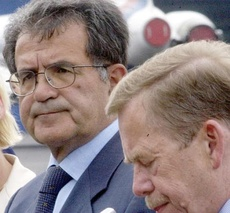
#> input picture Face_Detection_and_Panoram_stitching/data/validation_folder/images/img_1.jpg, 230 x 213 px, shrunk from 450 x 418 before the run
$ jupyter execute --allow-errors hw4.ipynb
#> lines starting #> are read from the running program, lines starting #| are printed output that depends on the picture
# Task 1

[cell 1]
'''
Notes:
1. All of your implementation for task 1 should be in this file.
2. Please Read the instructions and do not modify the input and output formats of function detect_faces().
3. If you want to show an image for debugging, please use show_image() function in helper.py.
4. Please do NOT save any intermediate files in your final submission.
'''

import cv2
import numpy as np
import argparse
import json
import os
import sys
import math


from typing import Dict, List
from utils import show_image


'''
Please do NOT add any imports. The allowed libraries are already imported for you.
'''

def detect_faces(img: np.ndarray) -> List[List[float]]:
    """
    Args:
        img : input image is an np.ndarray represent an input image of shape H x W x 3.
            H is the height of the image, W is the width of the image. 3 is the [R, G, B] channel (NOT [B, G, R]!).

    Returns:
        detection_results: a python nested list.
            Each element is the detected bounding boxes of the faces (may be more than one faces in one image).
            The format of detected bounding boxes a python list of float with length of 4. It should be formed as
            [topleft-x, topleft-y, box-width, box-height] in pixels.
    """
    detection_results: List[List[float]] = [] # Please make sure your output follows this data format.

    # Add your code here. Do not modify the return and input arguments.

    # Load the Haar Cascade Classifier for face detection
    face_cascade = cv2.CascadeClassifier(cv2.data.haarcascades + 'haarcascade_frontalface_default.xml')

    # Convert image to grayscale as Haar Cascade works on grayscale images
    gray = cv2.cvtColor(img, cv2.COLOR_RGB2GRAY)

    # Detect faces in the image
    faces = face_cascade.detectMultiScale(gray, scaleFactor=1.1, minNeighbors=5, minSize=(30, 30))

    detection_results = [[float(x), float(y), float(w), float(h)] for (x, y, w, h) in faces]

    return detection_results


# [11 lines left out: function parse_args, not called in this run]

def save_results(result_dict, filename):
    results = []
    results = result_dict
    with open(filename, "w") as file:
        json.dump(results, file, indent=4)

def check_output_format(faces, img, img_name):
    if not isinstance(faces, list):
        print('Wrong output type for image %s! Should be a %s, but you get %s.' % (img_name, list, type(faces)))
        return False
    for i, face in enumerate(faces):
        if not isinstance(face, list):
            print('Wrong bounding box type in image %s the %dth face! Should be a %s, but you get %s.' % (img_name, i, list, type(face)))
            return False
        if not len(face) == 4:
            print('Wrong bounding box format in image %s the %dth face! The length should be %s , but you get %s.' % (img_name, i, 4, len(face)))
            return False
        for j, num in enumerate(face):
            if not isinstance(num, float):
                print('Wrong bounding box type in image %s the %dth face! Should be a list of %s, but you get a list of %s.' % (img_name, i, float, type(num)))
                return False
        if face[0] >= img.shape[1] or face[1] >= img.shape[0] or face[0] + face[2] >= img.shape[1] or face[1] + face[3] >= img.shape[0]:
            print('Warning: Wrong bounding box in image %s the %dth face exceeds the image size!' % (img_name, i))
            print('One possible reason of this is incorrect bounding box format. The format should be [topleft-x, topleft-y, box-width, box-height] in pixels.')
    return True


def batch_detection(img_dir):
#> called with img_dir = 'data/validation_folder/images/'
    res = {}
    for img_name in sorted(os.listdir(img_dir)):
        img_path = os.path.join(img_dir, img_name)
        img = cv2.imread(img_path)
#> img is the input picture: shape (213, 230, 3); mean B, G, R 126.1, 127.5, 143.5
        img = cv2.cvtColor(img, cv2.COLOR_BGR2RGB)
        faces = detect_faces(img)
#> in detect_faces, `gray = cv2.cvtColor(img, cv2.COLOR_RGB2GRAY)`:
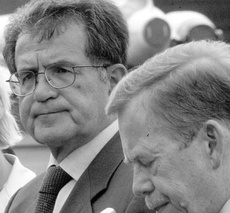
#> gray: shape (213, 230); min 1, max 255, mean 132.1
#> in detect_faces, `faces = face_cascade.detectMultiScale(gray, scaleFactor=1.1, minNeighb..`: faces = [[2, 38, 93, 93]]
#> faces = [[2, 38, 93, 93]]
        if not check_output_format(faces, img, img_name):
#> the loop in check_output_format, `for i, face in enumerate(faces):` made 1 pass
            print('Wrong output format!')
            sys.exit(2)
        res[img_name] = faces
#> pass 2 of the loop in batch_detection, `for img_name in sorted(os.listdir(img_dir)):`:
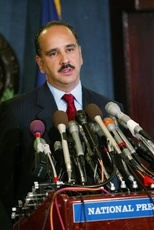
#> input picture Face_Detection_and_Panoram_stitching/data/validation_folder/images/img_10.jpg, 154 x 230 px, shrunk from 301 x 450 before the run
#> in batch_detection, img is the input picture: shape (230, 154, 3); mean B, G, R 55.1, 56.7, 61.3
#> in detect_faces (call 2), `gray = cv2.cvtColor(img, cv2.COLOR_RGB2GRAY)`:
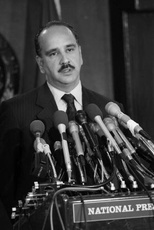
#> gray: shape (230, 154); min 0, max 255, mean 57.9
#> in detect_faces (call 2), `faces = face_cascade.detectMultiScale(gray, scaleFactor=1.1, minNeighb..`: faces = [[34, 29, 58, 58]]
#> the loop in check_output_format (call 2), `for i, face in enumerate(faces):` made 1 pass
#> pass 3 of the loop in batch_detection, `for img_name in sorted(os.listdir(img_dir)):`:
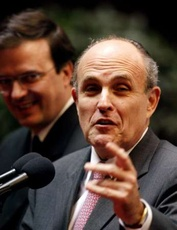
#> input picture Face_Detection_and_Panoram_stitching/data/validation_folder/images/img_100.jpg, 177 x 230 px, shrunk from 346 x 450 before the run
#> in batch_detection, img is the input picture: shape (230, 177, 3); mean B, G, R 56.6, 67.8, 90.1
#> in detect_faces (call 3), `gray = cv2.cvtColor(img, cv2.COLOR_RGB2GRAY)`:
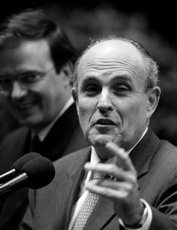
#> gray: shape (230, 177); min 0, max 255, mean 73.2
#> in detect_faces (call 3), `faces = face_cascade.detectMultiScale(gray, scaleFactor=1.1, minNeighb..`: faces = [[57, 46, 102, 102]]
    return res

# [10 lines of commented-out code are left out]

[cell 2]
result_list = batch_detection('data/validation_folder/images/')
#> result_list = {'img_1.jpg': [[2, 38, 93, 93]], 'img_10.jpg': [[34, 29, 58, 58]], 'img_100.jpg': [[57, 46, 102, 102]]}
save_results(result_list, 'result_task1_val.json')
#> in save_results, `results = result_dict`: results has the same summary as result_list outside save_results

[cell 3]
img = cv2.imread('data/validation_folder/images/img_1.jpg')
img = cv2.cvtColor(img, cv2.COLOR_BGR2RGB)
faces = detect_faces(img)
#> faces = [[2, 38, 93, 93]]

[cell 4]
np.min([1, 1.25*0.9281])*40

[cell 5]
np.min([1, 1.25*0.9281])*40

# Task 2

[cell 6]
# [23 lines left out: function stitch_images, not called in this run]

[cell 7]
# 1. Only add your code inside the function (including newly improted packages).
#  You can design a new function and call the new function in the given functions.
# 3. Not following the project guidelines will result in a 10% reduction in grades
# 4 . If you want to show an image for debugging, please use show_image() function in helper.py.
# 5. Please do NOT save any intermediate files in your final submission.

import cv2
import numpy as np
import matplotlib.pyplot as plt
import argparse
import json
import array as arr


# [14 lines left out: function parse_args, not called in this run]

def extract_features(image):
    # Initialize SIFT detector
    sift = cv2.SIFT_create()
    if image.dtype != np.uint8:
        image = cv2.convertScaleAbs(image)
    # Detect keypoints and compute descriptors
    key_pointers , descriptors = sift.detectAndCompute(image, None)
    return key_pointers, descriptors

# [89 lines left out: functions match_features, find_image_pairs, get_translation_matrix, stitch_images, not called in this run]


def stitch(inp_path, imgmark, N=4, savepath=''):
    "The output image should be saved in the savepath."
#> called with inp_path = 'data/images_panaroma/', imgmark = 't2', N = 4, savepath = '.'
    "The intermediate overlap relation should be returned as NxN a one-hot(only contains 0 or 1) array."
    "Do NOT modify the code provided."
    imgpath = [f'{inp_path}/{imgmark}_{n}.png' for n in range(1,N+1)]
    imgs = []
    for ipath in imgpath:
        img = cv2.imread(ipath)
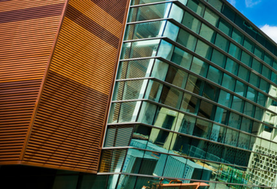
#> input picture Face_Detection_and_Panoram_stitching/data/images_panaroma/t2_1.png, 277 x 189 px, shrunk from 543 x 371 before the run
#> img is the input picture: shape (189, 277, 3); mean B, G, R 64.1, 86.7, 86.8
        imgs.append(img)
#> pass 2 of the loop in stitch, `for ipath in imgpath:`:
#> pass 3 of the loop in stitch, `for ipath in imgpath:`:
#> the loop made 4 passes; the first 3 are shown
    "Start you code here"
    overlap_arr = np.eye(len(imgs), dtype=int)
    descriptors = {}
    key_pointers = {}
    matched_points_set = {}
    stitched_image = None
    processed_set = set()
    for i, img1 in enumerate(imgs):
        for j, img2 in enumerate(imgs):
            if i != j:
                # Extract features and match
                if i not in descriptors.keys():
                    keys, descs = extract_features(img1)
                    key_pointers[i] = keys
                    descriptors[i] = descs
                if j not in descriptors.keys():
                    keys,descs= extract_features(img2)
                    key_pointers[j] = keys
                    descriptors[j] = descs

                matches = match_features(descriptors[i], descriptors[j], 50)

                matched_points_set[(i,j)] = matches

                min_match_threshold = 10 # Value to tune
                if len(matches) > min_match_threshold:
                    overlap_arr[i, j] = 1
                    if stitched_image is None:
                        stitched_image = stitch_images(imgs[i], imgs[j], key_pointers[i], key_pointers[j], matched_points_set[(i,j)])
                        processed_set.add(i)
                        processed_set.add(j)
                    elif stitched_image is not None and j not in processed_set:
                        key_pointers_stitiched_image, descriptors_stitiched_image = extract_features(stitched_image)
                        matched_points = match_features(descriptors_stitiched_image, descriptors[j], 50)
                        stitched_image = stitch_images(stitched_image, imgs[j], key_pointers_stitiched_image, key_pointers[j], matched_points)
                        processed_set.add(j)
                else:
                    overlap_arr[i, j] = 0

    with open('overlap_arr.json', 'w') as f:
        json.dump(overlap_arr.tolist(), f)

    if stitched_image is not None:
        cv2.imwrite(savepath, stitched_image)

    return overlap_arr

# [6 lines of commented-out code are left out]

#> (a cell that did not finish here is left out)

[cell 9]
img1 = cv2.imread('data/images_panaroma/t2_1.png')
img4 = cv2.imread('data/images_panaroma/t2_4.png')
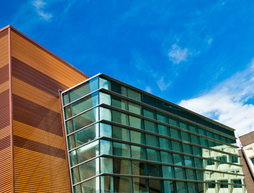
#> input picture Face_Detection_and_Panoram_stitching/data/images_panaroma/t2_4.png, 254 x 193 px, shrunk from 498 x 379 before the run
#> img4 is the input picture: shape (193, 254, 3); mean B, G, R 136.9, 115.6, 69

descriptors1 = extract_features(img1)
#> in extract_features (call 3), `key_pointers , descriptors = sift.detectAndCompute(image, None)`: key_pointers = 489 keypoints; strongest (x, y, size): (172, 21, 3.7), (166, 39, 3.3), (154, 52, 2.4), (129, 44, 2.5)
descriptors2 = extract_features(img4)
#> in extract_features (call 4), `key_pointers , descriptors = sift.detectAndCompute(image, None)`: key_pointers = 354 keypoints; strongest (x, y, size): (103, 106, 3.3), (212, 184, 5), (103, 91, 3.3), (103, 121, 3.2)

[cell 10]
def get_homogeneous_coordinate_corners(img):
    height, width = img.shape[:2]
#> height = 189; width = 277
    corners = [
        np.array([0, 0, 1]),                 # Top-left corner
        np.array([0, height - 1, 1]),        # Bottom-left corner
        np.array([width - 1, 0, 1]),         # Top-right corner
        np.array([width - 1, height - 1, 1]) # Bottom-right corner
    ]
    return np.array(corners)

[cell 11]
get_homogeneous_coordinate_corners(img1)
#> Out = [[0, 0, 1], [0, 188, 1], [276, 0, 1], [276, 188, 1]]
